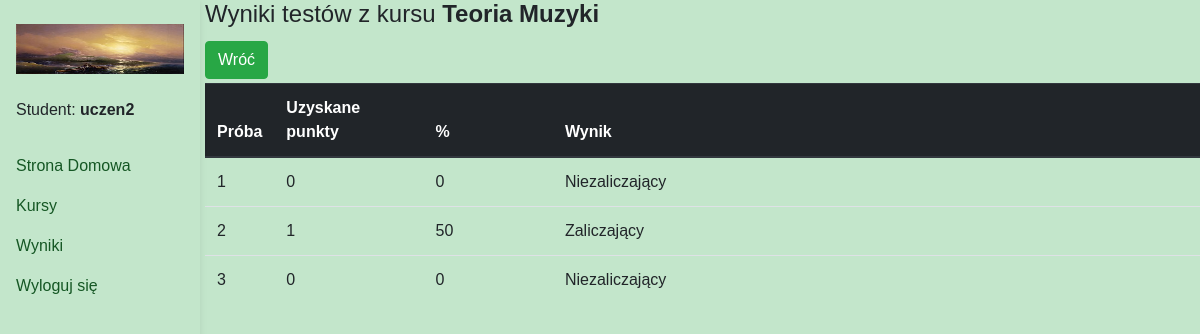
The app's page /student/course/results/443 (signed in) with its own data.
### exam/models.py (models this page shows, shortened)
class Platform(models.Model):
    name = models.CharField(max_length = 3000)
    users = models.ManyToManyField(User)
    logo = models.ImageField(storage=logo_fs, blank=True, null=True)

class Course(models.Model):
    students = models.ManyToManyField(User)
    name = models.CharField(max_length = 100)
    multiple_answer_questions = models.BooleanField(default=False)
    time = models.PositiveSmallIntegerField(default=0)
    question_amount = models.PositiveSmallIntegerField(default=0)
    lesson_amount = models.PositiveSmallIntegerField(default=0)
    attempt_amount = models.PositiveSmallIntegerField(default=3)
    test_ready = models.BooleanField(default=False)
    passing_score = models.PositiveSmallIntegerField(default=0)
    category = models.CharField(max_length=100, default="")
    platform = models.ForeignKey(Platform, on_delete = models.CASCADE, blank=True, null=True)

class Result(models.Model):
    course = models.ForeignKey(Course, on_delete = models.CASCADE)
    student = models.ForeignKey(User, on_delete = models.CASCADE)
    finished = models.BooleanField(default = False)
    current_score = models.PositiveSmallIntegerField(default = False)
    current_question = models.PositiveSmallIntegerField(default = 1)
    question_order = models.CharField(max_length=2000, null=True)
    start_time = models.DateTimeField(auto_now_add=True)
    end_time = models.DateTimeField(null=True)
    passed = models.BooleanField(default = False)

### student/views.py (the view)
# urls.py: path("course/results/<int:pk>", StudentResultView.as_view(), name="course-results"),
class StudentResultView(LoginRequiredMixin, View):
    template_name = "student_result_view.html"
    def get(self, request, *args, **kwargs):
        platform = Platform.objects.get(users=request.user)
        course = get_object_or_404(Course, pk=self.kwargs["pk"])
        results = Result.objects.filter(course=course, student=request.user)
        perc = []
        for result in results:
            perc.append(round(100*result.current_score/course.question_amount))
        context = {"course" : course,
                   "results" : zip(results, perc),
                   "platform" : platform}
        return render(request, self.template_name, context)

### student/templates/student_result_view.html
{% extends "student_base.html" %}
{% block content %}
<h4>Wyniki testów z kursu <b>{{course.name}}</b></h4>
<a href="{% url 'student:results-general' %}">
  <button class="btn btn-success mt-1 mb-1" id="back">
    Wróć
  </button>
</a>
<table class="table">
  <thead class="thead-dark">
    <tr>
      <th width="6%" scope="col">Próba</th>
      <th width="15%" scope="col">Uzyskane punkty</th>
      <th width="13%" scope="col">%</th>
      <th scope="col">Wynik</th>
    </tr>
  </thead>
  <tbody>
    {% for result, perc in results %}
    <tr>
      <td>{{forloop.counter}}</td>
      <td id="score_{{course.name}}_{{forloop.counter}}">{{result.current_score}}</td>
      <td id="perc_{{course.name}}_{{forloop.counter}}">{{perc}}</td>
      <td id="status_{{course.name}}_{{forloop.counter}}">{% if result.passed %} Zaliczający {% else %} Niezaliczający {% endif %}</td>
    </tr>
    {% endfor %}
  </tbody>
</table>
{% endblock %}

### student/templates/student_base.html (shortened to what this page needs)
{% load static %}
<!DOCTYPE html>
<html lang="en">
<head>
  <link rel="stylesheet" href="https://cdn.jsdelivr.net/npm/bootstrap@4.0.0/dist/css/bootstrap.min.css">
  <link rel="stylesheet" type="text/css" href="{% static 'css/general.css' %}"/>
</head>
<body>
  <header>
    <nav id="sidebarMenu" class="collapse d-lg-block sidebar collapse bg-transparent">
      <div class="position-sticky">
        <div class="list-group list-group-flush mx-3 mt-4">
          {% if platform.logo|length == 0 %}
          <img src="{% static 'img/logo3.png' %}" height="50" width="170"/>
          {% else %}
          <img class="side_logo" src="/media/logos/{{platform.logo}}"/>
          {% endif %}
          <span>&nbsp</span>
          <span id="current_username">Student: <b>{{request.user.username}}</b></span>
          <span>&nbsp</span>
          {% if nav_var == "homepage" %}
          <a href="{% url 'exam:home-redirect' %}" class="list-group-item-success list-group-item-action py-2 ripple active" aria-current="true">
            <i class="fas fa-tachometer-alt fa-fw me-3"></i><span>Strona Domowa</span>
          </a>
          {% else %}
          <a href="{% url 'exam:home-redirect' %}" class="list-group-item-success list-group-item-action py-2 ripple" aria-current="true">
            <span>Strona Domowa</span>
          </a>
          {% endif %}
          {% if nav_var == "search_course" %}
          <a href="{% url 'student:student-search-course' %}" class="list-group-item-success list-group-item-action py-2 ripple active" aria-current="true" id="nav_courses">
            <i class="fas fa-tachometer-alt fa-fw me-3"></i><span>Kursy</span>
          </a>
          {% else %}
          <a href="{% url 'student:student-search-course' %}" class="list-group-item-success list-group-item-action py-2 ripple" aria-current="true" id="nav_courses">
            <span>Kursy</span>
          </a>
          {% endif %}
          {% if nav_var == "results" %}
          <a href="{% url 'student:results-general' %}" class="list-group-item-success list-group-item-action py-2 ripple active" aria-current="true" id="nav_results">
            <i class="fas fa-tachometer-alt fa-fw me-3"></i><span>Wyniki</span>
          </a>
          {% else %}
          <a href="{% url 'student:results-general' %}" class="list-group-item-success list-group-item-action py-2 ripple" aria-current="true" id="nav_results">
            <span>Wyniki</span>
          </a>
          {% endif %}
          <a href="{% url 'exam:logout' %}" class="list-group-item-success list-group-item-action py-2 ripple" aria-current="true" id="logout">
            <span>Wyloguj się</span>
          </a>
        </div>
      </div>
    </nav>
  </header>
  <div class ="ml-cont">
    {% block content %}{% endblock %}
  </div>
  </body>
</html>

### static/css/general.css (style rules this page uses)
body { font-family: Arial; background-color: rgb(195, 230, 203); }
.side_logo { max-height:50px; max-width:170px; height:auto; width:auto; }
.ml-cont { margin-left: 205px; }
.sidebar { position: fixed; top: 0; bottom: 0; left: 0; box-shadow: 0 2px 5px 0 rgb(0 0 0 / 5%), 0 2px 10px 0 rgb(0 0 0 / 5%); width: 200px; z-index: 600; }

### records on screen
Platform: logo (picture)
Course: name "Teoria Muzyki"
Result: current_score "0", perc "0", passed "Niezaliczający"
Result: current_score "1", perc "50", passed "Zaliczający"
Result: current_score "0", perc "0", passed "Niezaliczający"

### other values on screen
{{ request.user.username }} "uczen2"
